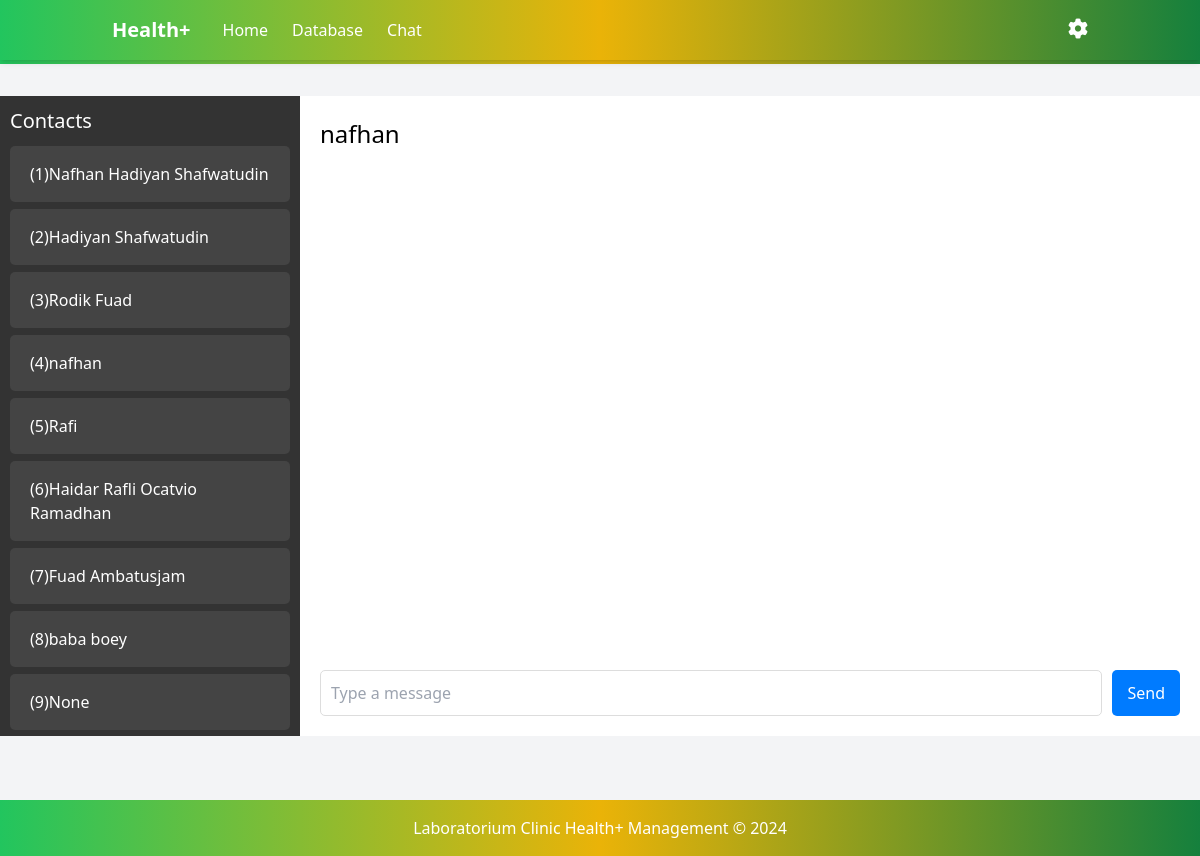
/chat_admin/5 (signed in), run on the app's committed database.
### app/models.py (models this page shows, shortened)
class User(db.Model, UserMixin):
    id = db.Column(db.Integer, primary_key=True)
    username = db.Column(db.String(150), unique=True, nullable=False)
    password = db.Column(db.String(150), nullable=False)

class PersonalData(db.Model):
    id = db.Column(db.Integer, primary_key=True)
    user_id = db.Column(db.Integer, db.ForeignKey('user.id'), unique=True, nullable=False)
    full_name = db.Column(db.String(100), nullable=False)
    nik = db.Column(db.String(20), nullable=False)
    domicile = db.Column(db.String(100), nullable=False)
    phone = db.Column(db.String(15), nullable=False)
    created_at = db.Column(db.DateTime, default=datetime.utcnow)
    user = db.relationship('User', backref=db.backref('personal_data', uselist=False), lazy=True)
    reservations = db.relationship('Reservation', back_populates='patient', lazy=True)

### app/routes.py (the view, shortened to what this page needs)
@routes.route('/chat_admin', methods=['GET', 'POST'])
@routes.route('/chat_admin/<int:patient_id>', methods=['GET', 'POST'])
def chat_admin(patient_id=None):
    admin_user = User.query.filter_by(username='admin').first()
    if patient_id is None:
        first_patient = User.query.first()
        if first_patient:
            return redirect(url_for('routes.chat_admin', patient_id=first_patient.id))
    selected_patient = User.query.get_or_404(patient_id)
    messages = db.session.query(
        Chat.id,
        Chat.sender_id,
        Chat.receiver_id,
        Chat.message,
        Chat.timestamp,
        Chat.is_read,
        PersonalData.full_name
    ).join(
        PersonalData,
        (Chat.sender_id == PersonalData.user_id) | (Chat.receiver_id == PersonalData.user_id)
    ).filter(
        ((Chat.sender_id == current_user.id) & (Chat.receiver_id == patient_id)) |
        ((Chat.sender_id == patient_id) & (Chat.receiver_id == current_user.id))
    ).all()
    unread_messages = Chat.query.filter_by(receiver_id=current_user.id, sender_id=patient_id, is_read=False).all()
    for msg in unread_messages:
        msg.is_read = True
    db.session.commit()
    users = User.query.filter(User.username != 'admin').all()
    new_messages = len(messages) > 0
    return render_template('chat_admin.html', messages=messages, selected_patient=selected_patient, users=users, admin_user=admin_user, new_messages=new_messages)

### templates/chat_admin.html (shortened to what this page needs)
{% extends 'base_admin.html' %}
{% block content %}
<div class="chat-container">
    <header class="bg-gradient-to-r from-green-500 via-yellow-500 to-green-700 text-white shadow-md py-4 fixed w-full top-0 z-10">
        <div class="container mx-auto flex justify-between items-center px-6 space-x-8">
            <div class="flex items-center space-x-8">
                <a href="{{ url_for('routes.home_admin') }}" class="font-bold text-xl whitespace-nowrap">Health+</a>
                <nav class="flex space-x-6 items-center">
                    <a href="{{ url_for('routes.home_admin') }}" class="hover:underline">Home</a>
                    <a href="{{ url_for('routes.database') }}" class="hover:underline">Database</a>
                    <a href="{{ url_for('routes.chat_admin') }}" class="hover:underline">Chat</a>
                </nav>
            </div>
            <div class="relative">
                <button id="settingsButton" class="focus:outline-none">
                    <i id="settingsIcon" class="fa fa-cog text-xl cursor-pointer"></i>
                </button>
            </div>
        </div>
    </header>
    <div class="sidebar">
        <h3 class="sidebar-title">Contacts</h3>
        <ul class="contact-list">
            {% for user in users %}
                <li class="contact-item" style="margin-bottom: 7px;">
                    <a href="{{ url_for('routes.chat_admin', patient_id=user.id) }}">
                        <div class="chat-header-box" style=" color: white; padding: 8px; margin: bottom 10px;; ">
                            <h4>({{ user.personal_data.id }}){{ user.personal_data.full_name }}</h4>
                        </div>
                    </a>
                </li>
            {% endfor %}
        </ul>
    </div>
    <div class="chat-area">
        <div class="chat-header">
            <h3>{{ selected_patient.personal_data.full_name }}</h3>
        </div>
        <div class="chat-messages chat-scroll" id="chat-messages">
        </div>
        <form action="{{ url_for('routes.chat_admin', patient_id=selected_patient.id) }}" method="POST" class="chat-input">
            <input type="text" name="message" placeholder="Type a message" required>
            <button type="submit" id="chat-form">Send</button>
        </form>
    </div>
</div>
{% endblock %}

### data on the page
User: personal_data.id "1", personal_data.full_name "Nafhan Hadiyan Shafwatudin"
User: personal_data.id "2", personal_data.full_name "Hadiyan Shafwatudin"
User: personal_data.id "3", personal_data.full_name "Rodik Fuad"
User: personal_data.id "4", personal_data.full_name "nafhan"
User: personal_data.id "5", personal_data.full_name "Rafi"
User: personal_data.id "6", personal_data.full_name "Haidar Rafli Ocatvio Ramadhan"
User: personal_data.id "7", personal_data.full_name "Fuad Ambatusjam"
User: personal_data.id "8", personal_data.full_name "baba boey"
User: personal_data.id "9", personal_data.full_name "None"
PersonalData: personal_data.full_name "nafhan"
